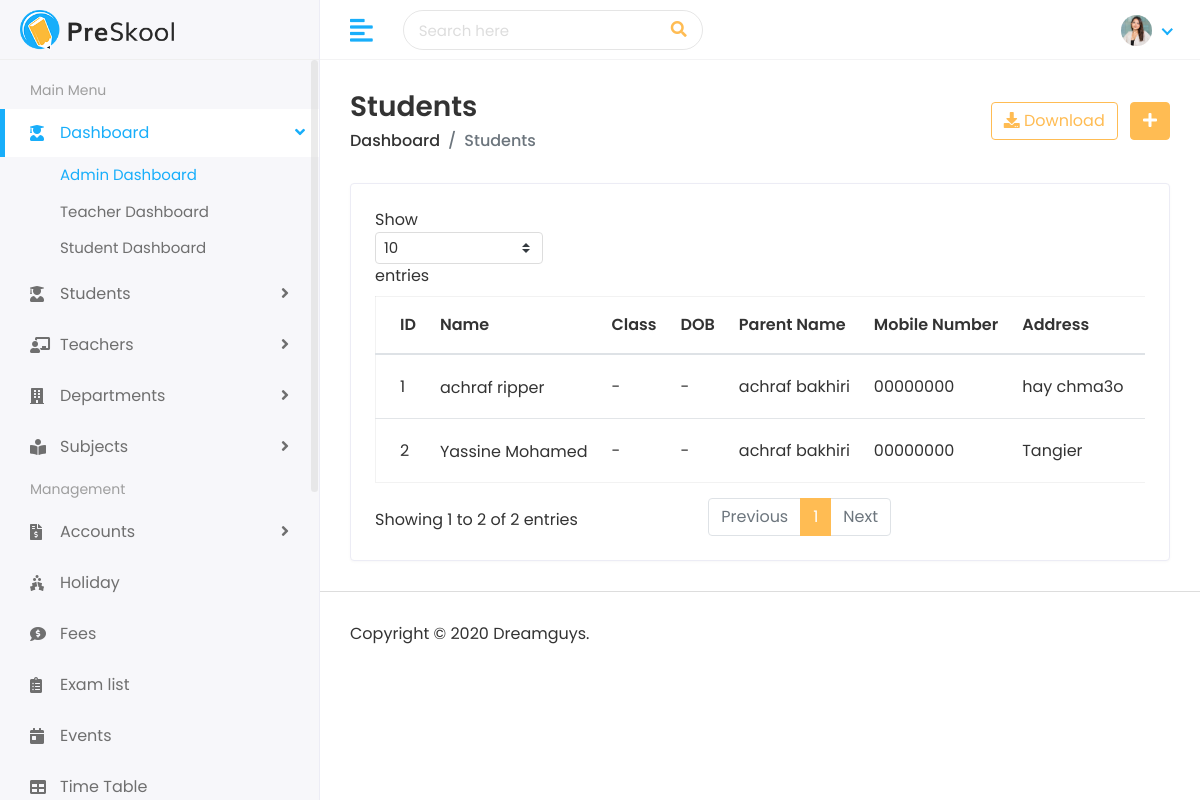
The app's page /students/, older data.
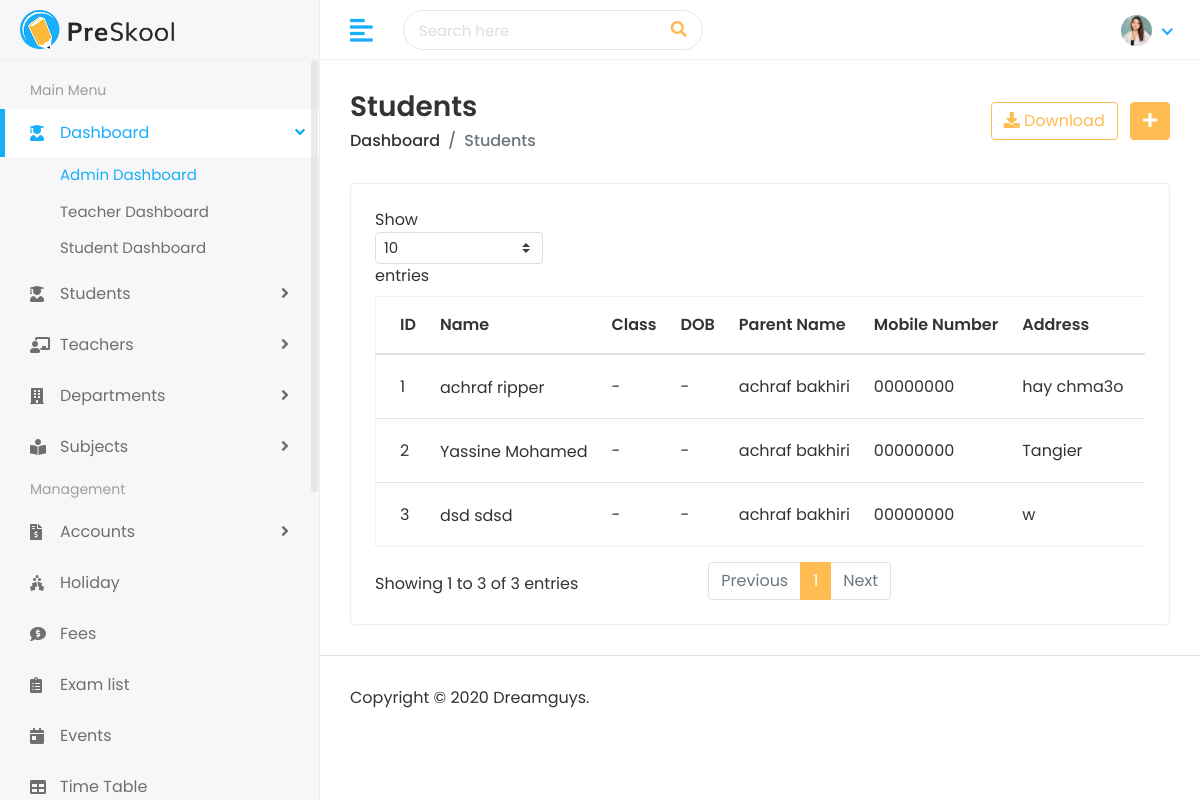
The same page, newer data.
### student/models.py (models this page shows, shortened)
class Student(models.Model):
    nom = models.CharField(max_length=100)
    prenom = models.CharField(max_length=100)
    age = models.IntegerField()
    adresse = models.TextField()
    parent = models.ForeignKey(Parent, on_delete=models.CASCADE)

class Parent(models.Model):
    nom = models.CharField(max_length=100)
    prenom = models.CharField(max_length=100)
    telephone = models.CharField(max_length=20)
    email = models.EmailField()

### student/views.py (the view)
# urls.py: path('students/', views.student_list, name='student_list'),
def student_list(request):
    students = Student.objects.all()
    return render(request, 'students/students.html', {'students': students})

### templates/students/students.html (shortened to what this page needs)
{% extends 'Home/base.html' %} {% load static %} {% block body %}
<div class="page-wrapper">
  <div class="content container-fluid">
    <div class="page-header">
      <div class="row align-items-center">
        <div class="col">
          <h3 class="page-title">Students</h3>
          <ul class="breadcrumb">
            <li class="breadcrumb-item"><a href="">Dashboard</a></li>
            <li class="breadcrumb-item active">Students</li>
          </ul>
        </div>
        <div class="col-auto text-right float-right ml-auto">
          <a href="#" class="btn btn-outline-primary mr-2">
            <i class="fas fa-download"></i> Download
          </a>
          <a href="{% url 'add_student' %}" class="btn btn-primary">
            <i class="fas fa-plus"></i>
          </a>
        </div>
      </div>
    </div>
    <div class="row">
      <div class="col-sm-12">
        <div class="card card-table">
          <div class="card-body">
            <div class="table-responsive">
              <table class="table table-hover table-center mb-0 datatable">
                <thead>
                  <tr>
                    <th>ID</th>
                    <th>Name</th>
                    <th>Class</th>
                    <th>DOB</th>
                    <th>Parent Name</th>
                    <th>Mobile Number</th>
                    <th>Address</th>
                    <th class="text-right">Action</th>
                  </tr>
                </thead>
                <tbody>
                  {% for student in students %}
                  <tr>
                    <td>{{ student.id }}</td>
                    <td>
                      <h2 class="table-avatar">
                        <a href="#">{{ student.nom }} {{ student.prenom }}</a>
                      </h2>
                    </td>
                    <td>-</td>
                    <td>-</td>
                    <td>
                      {{ student.parent.nom }} {{ student.parent.prenom }}
                    </td>
                    <td>{{ student.parent.telephone }}</td>
                    <td>{{ student.adresse }}</td>
                    <td class="text-right">
                    </td>
                  </tr>
                  {% empty %}
                  <tr>
                    <td colspan="8">No students found</td>
                  </tr>
                  {% endfor %}
                </tbody>
              </table>
            </div>
          </div>
        </div>
      </div>
    </div>
  </div>
  <footer>
    <p>Copyright © 2020 Dreamguys.</p>
  </footer>
</div>
{% endblock %}

Row changes from the older to the newer data that the page shows:
added Student: id "3", nom "dsd", prenom "sdsd", parent.nom "achraf", parent.prenom "bakhiri", parent.telephone "00000000", adresse "w"
Text that changed along with them:
text written by a page script: "Show entries Showing 1 to 2 of 2 entries Previous 1 Next" → "Show entries Showing 1 to 3 of 3 entries Previous 1 Next"
